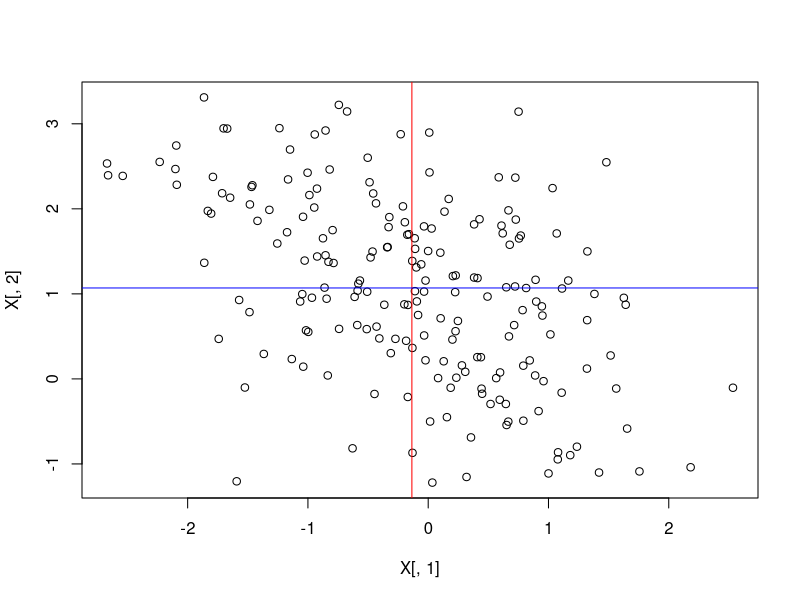
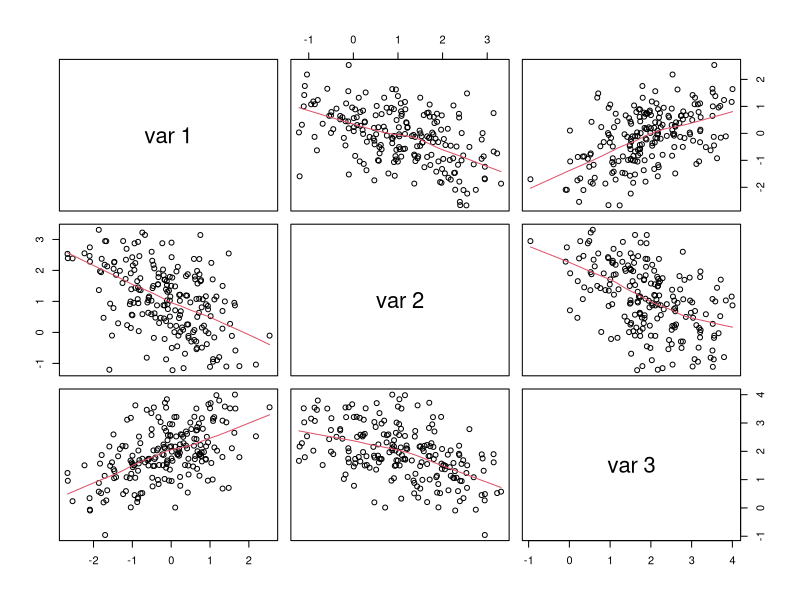
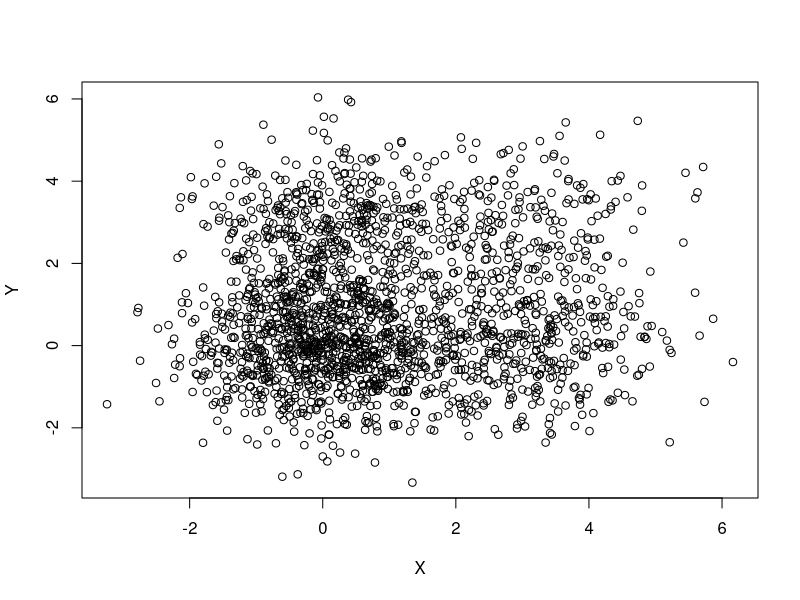
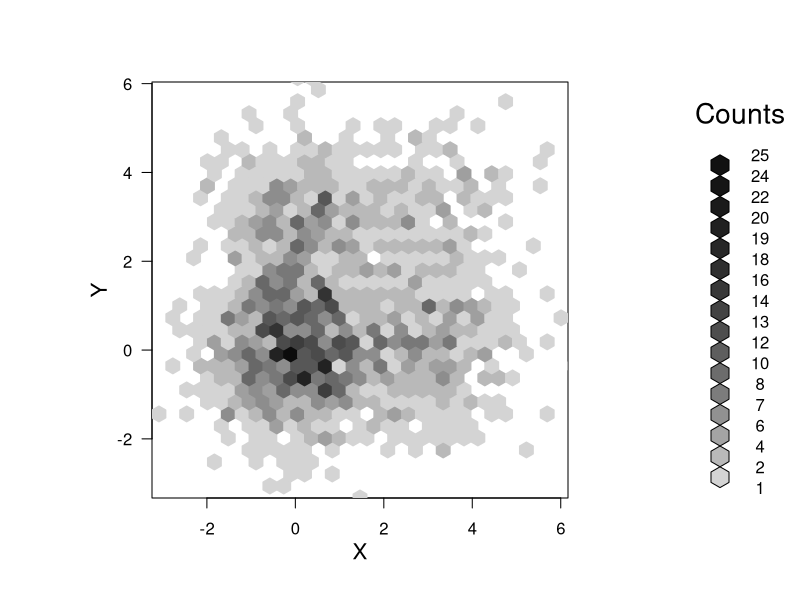

Write R code to recreate these figures, in order.

## 5.1
library(MASS)
mu <- c(0,1,2)
sigma <- matrix(c(1,-0.5, 0.5, -0.5, 1, -0.5, 0.5, -0.5,1), ncol = 3)

X <- mvrnorm(200, mu, sigma)
plot(X[,1],X[,2])
abline(v = mean(X[,1]), col = "red")
abline(h = mean(X[,2]), col = "blue")


## 5.2

pairs(X, panel = panel.smooth)

## 5.3

n <- 2000
p1 <- 0.7
p2 <- 1-p1

X <- Y <- numeric(n)

for (i in 1:n){
  u <- runif(1)
  if (u < p1){
    X[i] <- rnorm(1, 0, 1)
  }
  else {
    X[i] <- rnorm(1, 3, 1)
  }
}

for (i in 1:n){
  u <- runif(1)
  if (u < p1){
    Y[i] <- rnorm(1, 0, 1)
  }
  else {
    Y[i] <- rnorm(1, 3, 1)
  }
}


V <- cbind(X,Y)

plot(V)
library(hexbin)
plot(hexbin(V))

## 5.4
